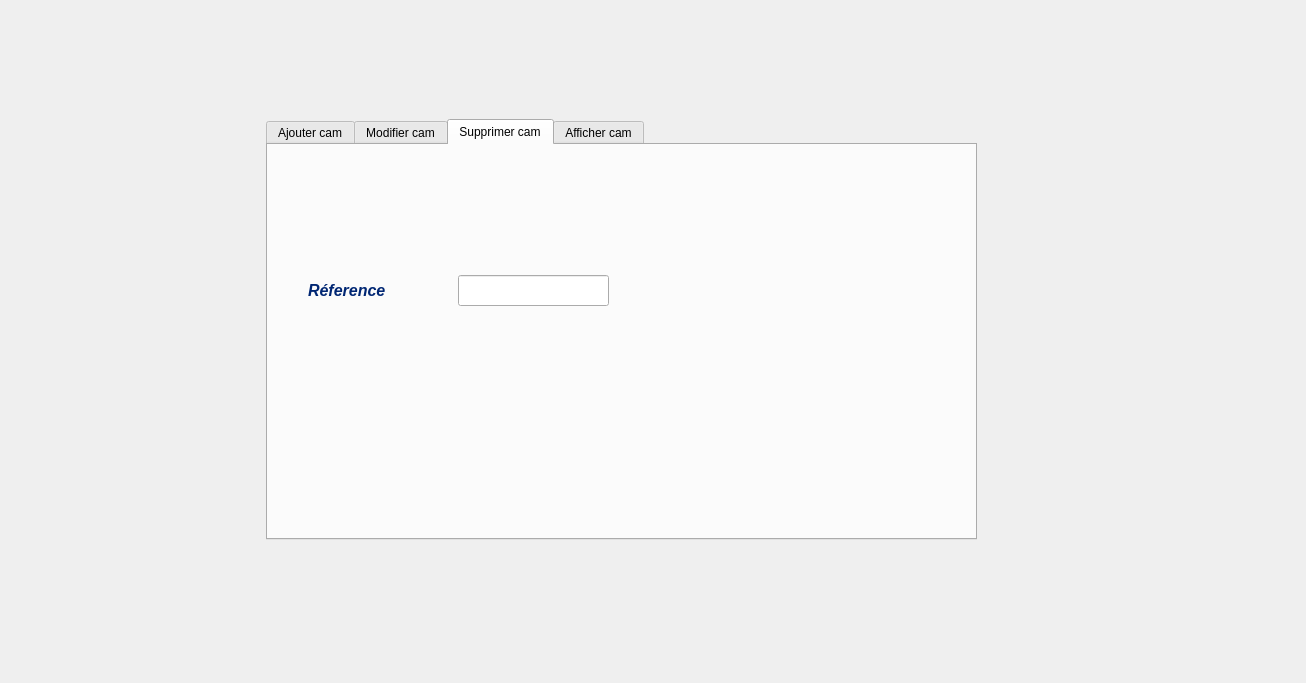
<?xml version="1.0" encoding="UTF-8"?>
<ui version="4.0">
 <class>cam</class>
 <widget class="QDialog" name="cam">
  <property name="geometry">
   <rect>
    <x>0</x>
    <y>0</y>
    <width>1306</width>
    <height>683</height>
   </rect>
  </property>
  <property name="windowTitle">
   <string>Dialog</string>
  </property>
  <widget class="QTabWidget" name="tabWidget">
   <property name="geometry">
    <rect>
     <x>266</x>
     <y>119</y>
     <width>711</width>
     <height>421</height>
    </rect>
   </property>
   <property name="currentIndex">
    <number>2</number>
   </property>
   <widget class="QWidget" name="tab">
    <attribute name="title">
     <string>Ajouter cam</string>
    </attribute>
    <widget class="QLabel" name="label_2">
     <property name="geometry">
      <rect>
       <x>-4</x>
       <y>-8</y>
       <width>721</width>
       <height>411</height>
      </rect>
     </property>
     <property name="text">
      <string/>
     </property>
     <property name="pixmap">
      <pixmap>../Desktop/supermarket-store-interior-with-customers-blurred-background_v_pvxpehe__F0000.png</pixmap>
     </property>
     <property name="scaledContents">
      <bool>true</bool>
     </property>
    </widget>
    <widget class="QLineEdit" name="referencecam">
     <property name="geometry">
      <rect>
       <x>190</x>
       <y>130</y>
       <width>151</width>
       <height>31</height>
      </rect>
     </property>
     <property name="clearButtonEnabled">
      <bool>true</bool>
     </property>
    </widget>
    <widget class="QLineEdit" name="emplacementcam">
     <property name="geometry">
      <rect>
       <x>190</x>
       <y>190</y>
       <width>151</width>
       <height>31</height>
      </rect>
     </property>
     <property name="clearButtonEnabled">
      <bool>true</bool>
     </property>
    </widget>
    <widget class="QLabel" name="label_6">
     <property name="geometry">
      <rect>
       <x>40</x>
       <y>130</y>
       <width>91</width>
       <height>31</height>
      </rect>
     </property>
     <property name="text">
      <string>&lt;html&gt;&lt;head/&gt;&lt;body&gt;&lt;p&gt;&lt;span style=&quot; font-size:12pt; font-weight:600; font-style:italic; color:#002673;&quot;&gt;Réference&lt;/span&gt;&lt;/p&gt;&lt;/body&gt;&lt;/html&gt;</string>
     </property>
    </widget>
    <widget class="QLabel" name="label_7">
     <property name="geometry">
      <rect>
       <x>40</x>
       <y>200</y>
       <width>111</width>
       <height>20</height>
      </rect>
     </property>
     <property name="text">
      <string>&lt;html&gt;&lt;head/&gt;&lt;body&gt;&lt;p&gt;&lt;span style=&quot; font-size:12pt; font-weight:600; font-style:italic; color:#00297d;&quot;&gt;Emplacement&lt;/span&gt;&lt;/p&gt;&lt;/body&gt;&lt;/html&gt;</string>
     </property>
    </widget>
    <widget class="QPushButton" name="pushButton">
     <property name="geometry">
      <rect>
       <x>580</x>
       <y>300</y>
       <width>71</width>
       <height>61</height>
      </rect>
     </property>
     <property name="text">
      <string/>
     </property>
     <property name="flat">
      <bool>true</bool>
     </property>
    </widget>
    <widget class="QLabel" name="label_10">
     <property name="geometry">
      <rect>
       <x>580</x>
       <y>300</y>
       <width>71</width>
       <height>61</height>
      </rect>
     </property>
     <property name="text">
      <string/>
     </property>
     <property name="pixmap">
      <pixmap>../Desktop/54908.svg</pixmap>
     </property>
     <property name="scaledContents">
      <bool>true</bool>
     </property>
    </widget>
    <zorder>label_2</zorder>
    <zorder>referencecam</zorder>
    <zorder>emplacementcam</zorder>
    <zorder>label_6</zorder>
    <zorder>label_7</zorder>
    <zorder>label_10</zorder>
    <zorder>pushButton</zorder>
   </widget>
   <widget class="QWidget" name="tab_2">
    <attribute name="title">
     <string>Modifier cam</string>
    </attribute>
    <widget class="QLabel" name="label_3">
     <property name="geometry">
      <rect>
       <x>-4</x>
       <y>-8</y>
       <width>711</width>
       <height>411</height>
      </rect>
     </property>
     <property name="text">
      <string/>
     </property>
     <property name="pixmap">
      <pixmap>../Desktop/supermarket-store-interior-with-customers-blurred-background_v_pvxpehe__F0000.png</pixmap>
     </property>
     <property name="scaledContents">
      <bool>true</bool>
     </property>
    </widget>
    <widget class="QLineEdit" name="modifref">
     <property name="geometry">
      <rect>
       <x>190</x>
       <y>130</y>
       <width>151</width>
       <height>31</height>
      </rect>
     </property>
     <property name="clearButtonEnabled">
      <bool>true</bool>
     </property>
    </widget>
    <widget class="QLineEdit" name="modifemp">
     <property name="geometry">
      <rect>
       <x>190</x>
       <y>190</y>
       <width>151</width>
       <height>31</height>
      </rect>
     </property>
     <property name="clearButtonEnabled">
      <bool>true</bool>
     </property>
    </widget>
    <widget class="QLabel" name="label_8">
     <property name="geometry">
      <rect>
       <x>40</x>
       <y>200</y>
       <width>111</width>
       <height>20</height>
      </rect>
     </property>
     <property name="text">
      <string>&lt;html&gt;&lt;head/&gt;&lt;body&gt;&lt;p&gt;&lt;span style=&quot; font-size:12pt; font-weight:600; font-style:italic; color:#00297d;&quot;&gt;Emplacement&lt;/span&gt;&lt;/p&gt;&lt;/body&gt;&lt;/html&gt;</string>
     </property>
    </widget>
    <widget class="QLabel" name="label_9">
     <property name="geometry">
      <rect>
       <x>40</x>
       <y>130</y>
       <width>91</width>
       <height>31</height>
      </rect>
     </property>
     <property name="text">
      <string>&lt;html&gt;&lt;head/&gt;&lt;body&gt;&lt;p&gt;&lt;span style=&quot; font-size:12pt; font-weight:600; font-style:italic; color:#002673;&quot;&gt;Réference&lt;/span&gt;&lt;/p&gt;&lt;/body&gt;&lt;/html&gt;</string>
     </property>
    </widget>
    <widget class="QPushButton" name="pushButton_2">
     <property name="geometry">
      <rect>
       <x>550</x>
       <y>290</y>
       <width>81</width>
       <height>71</height>
      </rect>
     </property>
     <property name="text">
      <string/>
     </property>
     <property name="flat">
      <bool>true</bool>
     </property>
    </widget>
    <widget class="QLabel" name="label_12">
     <property name="geometry">
      <rect>
       <x>550</x>
       <y>280</y>
       <width>91</width>
       <height>81</height>
      </rect>
     </property>
     <property name="text">
      <string/>
     </property>
     <property name="pixmap">
      <pixmap>../Desktop/Safety_Tips.png</pixmap>
     </property>
     <property name="scaledContents">
      <bool>true</bool>
     </property>
    </widget>
    <widget class="QLineEdit" name="refrech">
     <property name="geometry">
      <rect>
       <x>402</x>
       <y>69</y>
       <width>111</width>
       <height>21</height>
      </rect>
     </property>
     <property name="clearButtonEnabled">
      <bool>true</bool>
     </property>
    </widget>
    <widget class="QPushButton" name="pushButton_5">
     <property name="geometry">
      <rect>
       <x>550</x>
       <y>50</y>
       <width>61</width>
       <height>61</height>
      </rect>
     </property>
     <property name="text">
      <string/>
     </property>
     <property name="flat">
      <bool>true</bool>
     </property>
    </widget>
    <widget class="QLabel" name="label_16">
     <property name="geometry">
      <rect>
       <x>550</x>
       <y>50</y>
       <width>61</width>
       <height>61</height>
      </rect>
     </property>
     <property name="text">
      <string/>
     </property>
     <property name="pixmap">
      <pixmap>../Desktop/magnifier-glass-10-713820.png</pixmap>
     </property>
     <property name="scaledContents">
      <bool>true</bool>
     </property>
    </widget>
    <zorder>label_3</zorder>
    <zorder>label_8</zorder>
    <zorder>label_9</zorder>
    <zorder>label_12</zorder>
    <zorder>pushButton_2</zorder>
    <zorder>refrech</zorder>
    <zorder>modifref</zorder>
    <zorder>modifemp</zorder>
    <zorder>label_16</zorder>
    <zorder>pushButton_5</zorder>
   </widget>
   <widget class="QWidget" name="tab_3">
    <attribute name="title">
     <string>Supprimer cam</string>
    </attribute>
    <widget class="QLabel" name="label_4">
     <property name="geometry">
      <rect>
       <x>-4</x>
       <y>-8</y>
       <width>711</width>
       <height>411</height>
      </rect>
     </property>
     <property name="text">
      <string/>
     </property>
     <property name="pixmap">
      <pixmap>../Desktop/supermarket-store-interior-with-customers-blurred-background_v_pvxpehe__F0000.png</pixmap>
     </property>
     <property name="scaledContents">
      <bool>true</bool>
     </property>
    </widget>
    <widget class="QLineEdit" name="suppref">
     <property name="geometry">
      <rect>
       <x>190</x>
       <y>130</y>
       <width>151</width>
       <height>31</height>
      </rect>
     </property>
     <property name="clearButtonEnabled">
      <bool>true</bool>
     </property>
    </widget>
    <widget class="QLabel" name="label_11">
     <property name="geometry">
      <rect>
       <x>40</x>
       <y>130</y>
       <width>91</width>
       <height>31</height>
      </rect>
     </property>
     <property name="text">
      <string>&lt;html&gt;&lt;head/&gt;&lt;body&gt;&lt;p&gt;&lt;span style=&quot; font-size:12pt; font-weight:600; font-style:italic; color:#002673;&quot;&gt;Réference&lt;/span&gt;&lt;/p&gt;&lt;/body&gt;&lt;/html&gt;</string>
     </property>
    </widget>
    <widget class="QPushButton" name="pushButton_3">
     <property name="geometry">
      <rect>
       <x>560</x>
       <y>300</y>
       <width>71</width>
       <height>61</height>
      </rect>
     </property>
     <property name="text">
      <string/>
     </property>
     <property name="flat">
      <bool>true</bool>
     </property>
    </widget>
    <widget class="QLabel" name="label_13">
     <property name="geometry">
      <rect>
       <x>560</x>
       <y>300</y>
       <width>71</width>
       <height>61</height>
      </rect>
     </property>
     <property name="text">
      <string/>
     </property>
     <property name="pixmap">
      <pixmap>../Desktop/54528.svg</pixmap>
     </property>
     <property name="scaledContents">
      <bool>true</bool>
     </property>
    </widget>
    <zorder>label_4</zorder>
    <zorder>suppref</zorder>
    <zorder>label_11</zorder>
    <zorder>label_13</zorder>
    <zorder>pushButton_3</zorder>
   </widget>
   <widget class="QWidget" name="tab_4">
    <attribute name="title">
     <string>Afficher cam</string>
    </attribute>
    <widget class="QLabel" name="label_5">
     <property name="geometry">
      <rect>
       <x>-4</x>
       <y>-8</y>
       <width>711</width>
       <height>411</height>
      </rect>
     </property>
     <property name="text">
      <string/>
     </property>
     <property name="pixmap">
      <pixmap>../Desktop/supermarket-store-interior-with-customers-blurred-background_v_pvxpehe__F0000.png</pixmap>
     </property>
     <property name="scaledContents">
      <bool>true</bool>
     </property>
    </widget>
    <widget class="QTableView" name="tabcam">
     <property name="geometry">
      <rect>
       <x>55</x>
       <y>121</y>
       <width>591</width>
       <height>231</height>
      </rect>
     </property>
    </widget>
    <widget class="QPushButton" name="livecam">
     <property name="geometry">
      <rect>
       <x>540</x>
       <y>20</y>
       <width>91</width>
       <height>81</height>
      </rect>
     </property>
     <property name="text">
      <string/>
     </property>
     <property name="flat">
      <bool>true</bool>
     </property>
    </widget>
    <widget class="QLabel" name="label_15">
     <property name="geometry">
      <rect>
       <x>540</x>
       <y>20</y>
       <width>91</width>
       <height>91</height>
      </rect>
     </property>
     <property name="text">
      <string/>
     </property>
     <property name="pixmap">
      <pixmap>../Desktop/transit-27-512.png</pixmap>
     </property>
     <property name="scaledContents">
      <bool>true</bool>
     </property>
    </widget>
    <zorder>label_5</zorder>
    <zorder>tabcam</zorder>
    <zorder>label_15</zorder>
    <zorder>livecam</zorder>
   </widget>
  </widget>
  <widget class="QPushButton" name="pushButton_4">
   <property name="geometry">
    <rect>
     <x>1130</x>
     <y>572</y>
     <width>71</width>
     <height>61</height>
    </rect>
   </property>
   <property name="text">
    <string/>
   </property>
   <property name="flat">
    <bool>true</bool>
   </property>
  </widget>
  <widget class="QLabel" name="label_14">
   <property name="geometry">
    <rect>
     <x>1130</x>
     <y>570</y>
     <width>71</width>
     <height>61</height>
    </rect>
   </property>
   <property name="text">
    <string/>
   </property>
   <property name="pixmap">
    <pixmap>../Desktop/61449.svg</pixmap>
   </property>
   <property name="scaledContents">
    <bool>true</bool>
   </property>
  </widget>
  <widget class="QLabel" name="camannim">
   <property name="geometry">
    <rect>
     <x>6</x>
     <y>2</y>
     <width>1301</width>
     <height>681</height>
    </rect>
   </property>
   <property name="text">
    <string/>
   </property>
   <property name="scaledContents">
    <bool>true</bool>
   </property>
  </widget>
  <zorder>camannim</zorder>
  <zorder>tabWidget</zorder>
  <zorder>label_14</zorder>
  <zorder>pushButton_4</zorder>
 </widget>
 <resources/>
 <connections/>
</ui>
